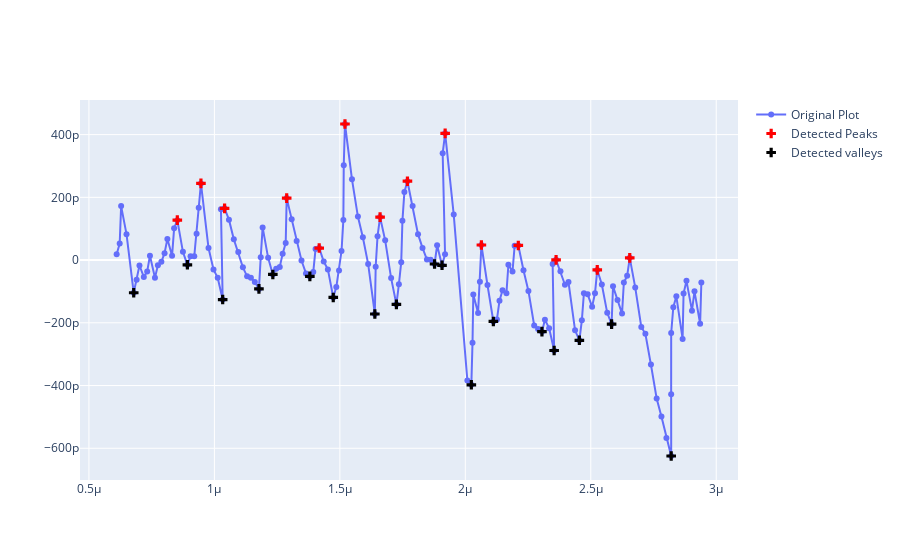

Source (notebook cell):
### Markdown cell above
#### simple version

### Code cell
x, z, peak_indices, valley_indices = analyzer.slice_rotate(img_rot, size_rot, j=60, prominence=1e-13, width=2, xz_angle=2, demo=True)

### Figure 1 — Plotly figure (JSON) as saved in the notebook; plotly's stock layout.template omitted (floating-point values rounded to 4 significant figures; data arrays with more than 128 entries replaced by an {"elided": "..."} marker saying what was removed)
{"data": [{"mode": "lines+markers", "name": "Original Plot", "type": "scatter", "x": {"elided": "159 float values"}, "y": {"elided": "159 float values"}}, {"marker": {"color": "red", "size": 8, "symbol": "cross"}, "mode": "markers", "name": "Detected Peaks", "type": "scatter", "x": [8.522e-07, 9.464e-07, 1.041e-06, 1.288e-06, 1.418e-06, 1.52e-06, 1.66e-06, 1.769e-06, 1.92e-06, 2.064e-06, 2.211e-06, 2.362e-06, 2.526e-06, 2.655e-06], "y": [1.273e-10, 2.445e-10, 1.649e-10, 1.975e-10, 3.842e-11, 4.338e-10, 1.371e-10, 2.514e-10, 4.041e-10, 4.81e-11, 4.662e-11, 7.111e-13, -3.136e-11, 7.156e-12]}, {"marker": {"color": "black", "size": 8, "symbol": "cross"}, "mode": "markers", "name": "Detected valleys", "type": "scatter", "x": [6.784e-07, 8.923e-07, 1.033e-06, 1.178e-06, 1.233e-06, 1.38e-06, 1.474e-06, 1.639e-06, 1.725e-06, 1.877e-06, 1.907e-06, 2.024e-06, 2.112e-06, 2.305e-06, 2.354e-06, 2.455e-06, 2.583e-06, 2.821e-06], "y": [-1.042e-10, -1.512e-11, -1.258e-10, -9.185e-11, -4.575e-11, -5.203e-11, -1.191e-10, -1.719e-10, -1.412e-10, -1.247e-11, -1.672e-11, -3.976e-10, -1.957e-10, -2.282e-10, -2.882e-10, -2.558e-10, -2.04e-10, -6.246e-10]}], "layout": {}}
